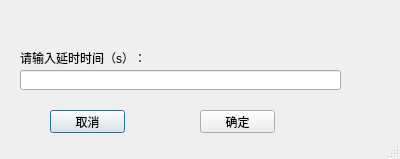
<?xml version="1.0" encoding="UTF-8"?>
<ui version="4.0">
 <class>AddDelayDialog</class>
 <widget class="QDialog" name="AddDelayDialog">
  <property name="geometry">
   <rect>
    <x>0</x>
    <y>0</y>
    <width>400</width>
    <height>159</height>
   </rect>
  </property>
  <property name="windowTitle">
   <string>Dialog</string>
  </property>
  <property name="sizeGripEnabled">
   <bool>true</bool>
  </property>
  <widget class="QLabel" name="label">
   <property name="geometry">
    <rect>
     <x>20</x>
     <y>50</y>
     <width>131</width>
     <height>16</height>
    </rect>
   </property>
   <property name="text">
    <string>请输入延时时间（s）：</string>
   </property>
  </widget>
  <widget class="QLineEdit" name="lineEdit_delayTime">
   <property name="geometry">
    <rect>
     <x>20</x>
     <y>70</y>
     <width>321</width>
     <height>20</height>
    </rect>
   </property>
  </widget>
  <widget class="QPushButton" name="pushButton_cancel">
   <property name="geometry">
    <rect>
     <x>50</x>
     <y>110</y>
     <width>75</width>
     <height>23</height>
    </rect>
   </property>
   <property name="text">
    <string>取消</string>
   </property>
  </widget>
  <widget class="QPushButton" name="pushButton_addDelayTime">
   <property name="geometry">
    <rect>
     <x>200</x>
     <y>110</y>
     <width>75</width>
     <height>23</height>
    </rect>
   </property>
   <property name="text">
    <string>确定</string>
   </property>
  </widget>
 </widget>
 <resources/>
 <connections/>
</ui>
